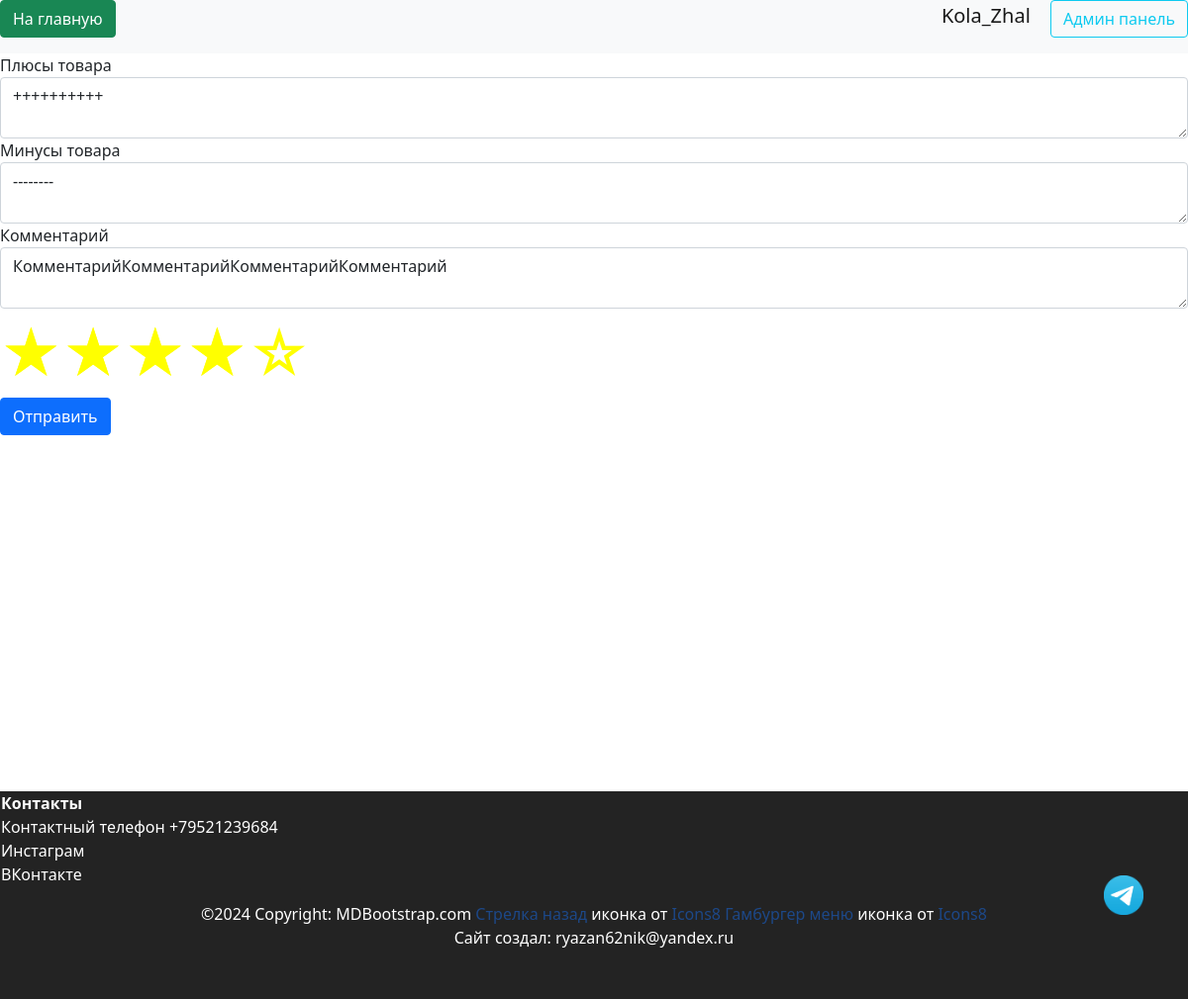
Page /comment_product/2/2 (signed in) on the committed database.
### data/users.py (models this page shows, shortened)
class User(SqlAlchemyBase, UserMixin, SerializerMixin):
    __tablename__ = 'users'
    id = sqlalchemy.Column(sqlalchemy.Integer,
                           primary_key=True, autoincrement=True)
    name = sqlalchemy.Column(sqlalchemy.String, nullable=True)
    tel = sqlalchemy.Column(sqlalchemy.String, nullable=True)
    email = sqlalchemy.Column(sqlalchemy.String,
                              index=True, unique=True, nullable=True)
    hashed_password = sqlalchemy.Column(sqlalchemy.String, nullable=True)
    created_date = sqlalchemy.Column(sqlalchemy.DateTime,
                                     default=datetime.datetime.now)
    basket = sqlalchemy.Column(sqlalchemy.String, default='{}')
    admin = sqlalchemy.Column(sqlalchemy.Boolean, default=False)
    tg_id = sqlalchemy.Column(sqlalchemy.String, nullable=True)
    confirmed = sqlalchemy.Column(sqlalchemy.Boolean, default=False)
    address = sqlalchemy.Column(sqlalchemy.String, nullable=True)
    orders = orm.relationship("Order", back_populates='user')

### data/comments.py (models this page shows, shortened)
class Comments(SqlAlchemyBase, SerializerMixin):
    __tablename__ = 'comments'
    id = sqlalchemy.Column(sqlalchemy.Integer,
                           primary_key=True, autoincrement=True)
    content = sqlalchemy.Column(sqlalchemy.String, nullable=True)
    plus = sqlalchemy.Column(sqlalchemy.String, nullable=True)
    minus = sqlalchemy.Column(sqlalchemy.String, nullable=True)
    mark = sqlalchemy.Column(sqlalchemy.Integer, nullable=True)
    product_group_id = sqlalchemy.Column(sqlalchemy.Integer, sqlalchemy.ForeignKey("product_group.id"))
    product_group = orm.relationship('ProductGroup')
    user_id = sqlalchemy.Column(sqlalchemy.Integer, sqlalchemy.ForeignKey("users.id"))
    user = orm.relationship('User')

### server.py (the view, shortened to what this page needs)
@app.route(
    "/comment_product/<int:product_group_id>/<int:product_id>", methods=["GET", "POST"]
)
@login_required
def comment_product(product_group_id, product_id):
    form = CommentsForm()
    if request.method == "GET":
        db_sess = db_session.create_session()
        comment = (
            db_sess.query(Comments)
            .filter(
                Comments.product_group_id == product_group_id,
                Comments.user_id == current_user.id,
            )
            .first()
        )
        if comment:
            form.plus.data = comment.plus
            form.minus.data = comment.minus
            form.content.data = comment.content
            form.mark.data = comment.mark
    return render_template("pages/comment_form.html", title="Комментарий", form=form)

### forms/products.py
class CommentsForm(FlaskForm):
    plus = TextAreaField('Плюсы товара', validators=[])
    minus = TextAreaField('Минусы товара', validators=[])
    content = TextAreaField('Комментарий', validators=[])
    mark = RadioField("Оценка от 0 до 5", coerce=int, choices=[(i, f'{i}') for i in range(5, 0, -1)], validators=[DataRequired()])
    submit = SubmitField('Отправить')

### data/db_session.py (called while the page is built)
def create_session() -> Session:
    global __factory
    return __factory()

### server.py (called while the page is built)
@login_manager.user_loader
def load_user(user_id):
    db_sess = db_session.create_session()
    return db_sess.query(User).filter(User.id == user_id).first()

### templates/pages/comment_form.html (shortened to what this page needs)
<link rel="stylesheet" href="{{ url_for('static', filename='css/star.css') }}">
{% extends "base.html" %}
{% block content %}
<form action="" method="post">
    {% for field in form if field.name not in ['csrf_token', 'submit', 'mark'] %}
    <div>
        {{ field.label() }}
        {{ field(class="form-control")}}
    </div>
    {% endfor %}
    <div class="main-rating">
        {% for string  in form.mark %}
        <label for="mark-{{loop.index0}}" class="rlabel">☆</label>
        {% endfor%}
    </div>
    <p>{{ form.submit(type="submit", class="btn btn-primary") }}</p>
</form>
{% endblock %}

### templates/includes/header.html
<header class="header--fixed">
    <nav class="navbar navbar-light bg-light">
        <p align="right">
            <a href="/index" class="btn btn-success"> На главную </a>
        </p>
        {% if current_user.is_authenticated %}
        <p align="right">
            <a class="logout navbar-brand" href="/logout">{{ current_user.name }}</a>
            {% if current_user.admin%}
            <a class="btn btn-outline-info mr-2" href="/admin/products">Админ панель</a>
            {% endif %}
            {% else %}
        <p align="right">
            <a class="btn btn-primary" onclick="saveHref('/register')" href="/register">Зарегистрироваться</a>
            <a class="btn btn-success" onclick="saveHref('/login')" href="/login">Войти</a>
        </p>
        {% endif %}
    </nav>
</header>

### static/css/star.css (style rules this page uses)
.main-rating { font-size: 5vw; display: flex; flex-direction: row-reverse; justify-content: flex-end; }
label[class="rlabel"] { cursor: pointer; position: relative; color: yellow; }
label[class="rlabel"]:before { content: '★'; position: absolute; opacity: 0; }
input[class="rating"]:checked + label[class="rlabel"]:before, input[class="rating"]:checked ~ label[class="rlabel"]:before { opacity: 1; }
.main-rating input[class="rating"]:checked ~ label[class="rlabel"]:before { opacity: 1; }

### static/css/header.css (style rules this page uses)
:root { --main-color: #0179FA; --second-color: white; }

### static/css/footer.css (style rules this page uses)
:root { --main-color: #111111; --second-color: white; }

### static/css/mystyle.css (style rules this page uses)
html { --firstly-color: white; --secondary-color: rgba(91, 82, 212, 0.837); --thirdly-color: rgb(99, 96, 105); --fourly-color: rgb(144, 182, 242); --black: rgb(35, 35, 35); --dark-blue: #12191d; --white: #ffffff; --green: #33ff00; --caribbean: #00e197; --light-green: #8eef8c; --turquoise: #12eeff; --pink: #f053d5; --red: #fe785a; --gray-900: #0c1114; --gray-700: #242a2c; --gray-650: #495257; --gray-600: #424b4f; --gray-500: #495257; --gray-300: #8d979e; --gray-200: #acb4b9; --gray-150: #aeb6bb; --gray-100: #eef1f3; --gray-50: #f6f8f9; --framing: black; --text-color: white; }
body { min-height: 100vh; position: relative; margin: 0; padding: 0; text-align: center; }

### static/css/index.css (style rules this page uses)
.navbar { padding-top: 0; padding-bottom: 0; }

### static/css/product_style.css (style rules this page uses)
:root { --product-text-color: rgb(255, 122, 0); --product-description-color: rgb(195, 213, 243); --product-title-color: rgb(255, 215, 0); --product-background: rgb(19, 68, 124); }
a { color: rgb(29, 72, 136); text-decoration: none; }

### rows in the picture
User: name "Kola_Zhal"
Comments: plus "++++++++++" "--------" "КомментарийКомментарийКомментарийКомментарий"

### other values in the picture
{{ field.label() }} "Плюсы товара" "Минусы товара" "Комментарий"
